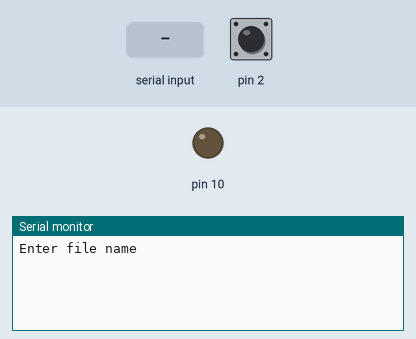
This sketch was run on a simulated Arduino Uno, built with avr-gcc and run on an emulated ATmega328P. On the bench: output pins drawn as LEDs (lit = HIGH), the last lines printed to the serial monitor. The test bench sets the inputs (shaded band); at power-on: pin 2 HIGH. The local clock reads 2024-03-15 10:24:30 at power-on unless the sketch sets it; storage starts empty.

Above: at 1.0 s.
1.1 s: "1\n" received over Serial
At 1.9 s:
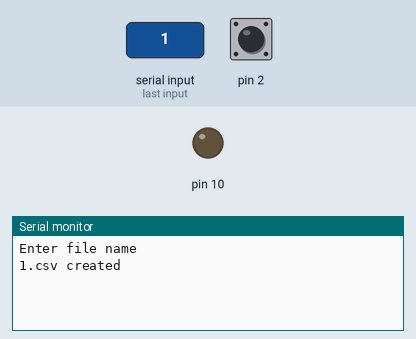
At 2.9 s:
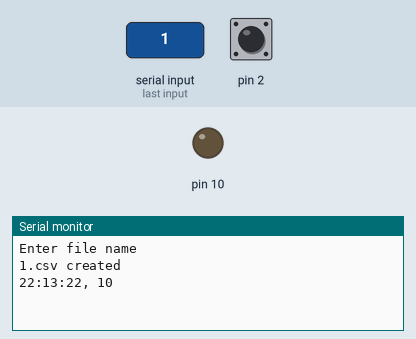
Timing chart, 0 to 4.4 s (numbered marks = the images above; inputs shaded):
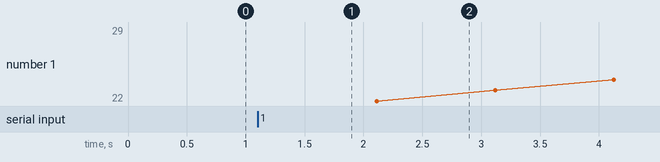

The sketch:

Code.ino
```cpp
#include <SPI.h>
#include <RTClib.h>
#include <SD.h>
#include <CapacitiveSensor.h>

CapacitiveSensor cs_4_2 = CapacitiveSensor(4,2);

String filename = "LOGS.csv";
RTC_DS3231 rtc;
File file;

void setup() {
  // Serial connection
  Serial.begin(9600);
  randomSeed(analogRead(A0));

  pinMode(10, OUTPUT);

  // Setting RTC
  if (!rtc.begin()) {
    Serial.println(F("Couldn't find RTC"));
    while(true);
  }
  rtc.adjust(DateTime(F(__DATE__), F(__TIME__)));

  // Setting datalogger
  if (!SD.begin(10)) {
    Serial.println("Error : Push the reset button");
    for (;;);
  }

  Serial.print("Enter file name");
  while (Serial.available()==0);
  filename = Serial.readStringUntil('\n');
  filename += ".csv";

  Serial.println();
  Serial.println(filename + " created");

  file = SD.open(filename, FILE_WRITE);

  // Header values
  if (file.size() == 0) {
    file.println("time, sensor_val");
    file.flush();
  }

  // Initialise capacitive sensor
  // Turning off auto calibration
  cs_4_2.set_CS_AutocaL_Millis(0xFFFFFFFF);
}

void loop() {
  long total1 =  cs_4_2.capacitiveSensor(30);
  delay(1000);

  DateTime now = rtc.now();

  String data = String(now.hour()) + ":" + String(now.minute())  + ":" + String(now.second()) + ", " + String(total1);
  Serial.println(data);
  file.println(data);
  file.flush();
}
```

Measured:
- after the input at 1.1 s, the serial monitor: prints a new line at once (image 1)
